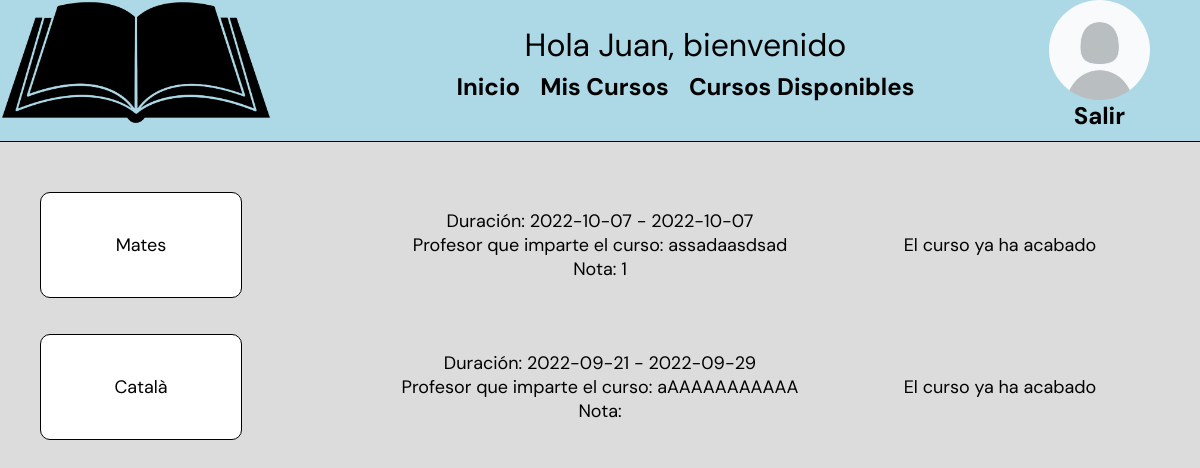
The app's page /MisCursos.php (signed in), older data.
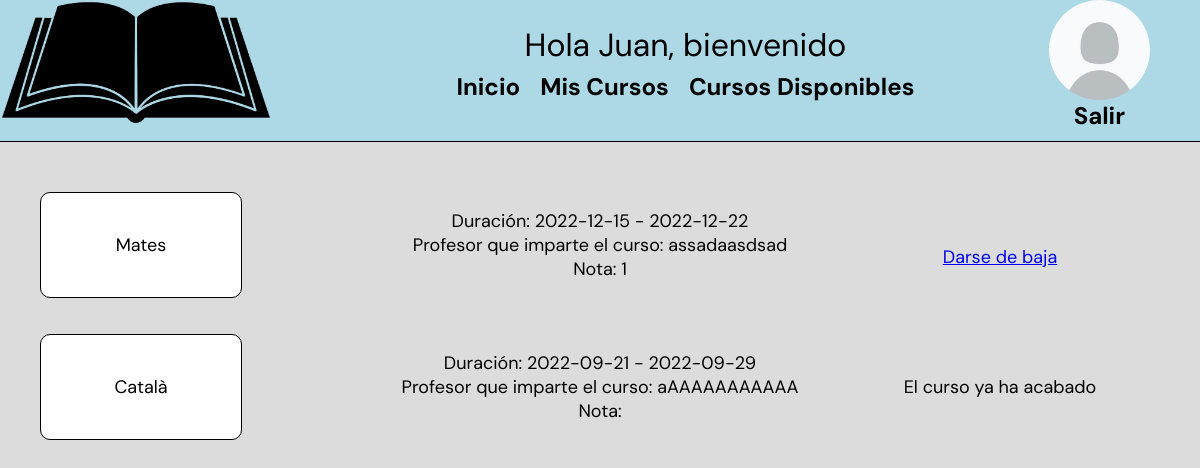
The same page, newer data.
### tables this page shows
CREATE TABLE `matriculas` (
  `Codi` int(11) NOT NULL,
  `Email_Alumnos` varchar(50) NOT NULL,
  `Nota` int(2) DEFAULT NULL
);

CREATE TABLE `cursos` (
  `Codi` int(11) NOT NULL,
  `Nom` text NOT NULL,
  `Descripcion` text NOT NULL,
  `Hores` int(11) NOT NULL,
  `Data_inici` date NOT NULL,
  `Data_final` date NOT NULL,
  `Dni_Profesores` varchar(9) DEFAULT NULL,
  `activo` int(11) NOT NULL DEFAULT 1
);

### MisCursos.php (the view, shortened to what the changed rows need)
<!DOCTYPE html>
<html lang="en">
    <head>
        <link href="MisCursos.css" rel="stylesheet" type="text/css">
    </head>
    <body>
        <?php
            if(isset($_SESSION['rol'])){
                if($_SESSION['rol']=='alumno'){
                    $email= $_SESSION['email'];
                    $connection= connection();
                    ?>
                    <div>
                        <?php
                        $sql1= "SELECT cursos.*, matriculas.Nota FROM cursos INNER JOIN matriculas ON cursos.Codi=matriculas.Codi INNER JOIN Alumnos ON matriculas.Email_Alumnos=Alumnos.Email WHERE Alumnos.Email LIKE '".$_SESSION['email']."'";
                        $sql2= "SELECT profesores.Nom, cursos.Codi FROM profesores INNER JOIN cursos ON cursos.Dni_Profesores=profesores.DNI ";
                        if($result2= mysqli_query($connection, $sql2)){
                            while($row2= $result2->fetch_assoc()){
                                $llista2[]= $row2;
                            }
                        }
                        if($result1= mysqli_query($connection, $sql1)){
                            while($row1= $result1->fetch_assoc()){
                                $llista1[]= $row1;
                            }
                        }if(!isset($llista1)){
                            echo "<br>NO estás inscrito en ningún curso";
                        }else{
                            foreach($llista1 as $clave1 => $valor1){
                                $sql3= "SELECT Data_inici, Data_final FROM cursos WHERE cursos.codi = ".$valor1['Codi']."";
                                if($result3= mysqli_query($connection, $sql3)){
                                    while($row3= $result3->fetch_assoc()){
                                        $llista3[]= $row3;
                                    }
                                }
                                if($valor1['activo']==1){
                                echo "<div class='divGeneral'>";
                                    echo "<div class='name'>".$valor1['Nom']."</div>";
                                    echo "<div class='details'>";
                                        echo "Duración: ".$valor1['Data_inici']." - ".$valor1['Data_final']."<br>";
                                        foreach($llista2 as $clave2 => $valor2){
                                            if($valor1['Codi']==$valor2['Codi']){
                                                echo "Profesor que imparte el curso: ".$valor2['Nom']."<br>";
                                            }
                                        }
                                        echo "Nota: ".$valor1['Nota']."";
                                    echo "</div>";
                                    echo "<div class='link'>";
                                        if($llista3[$clave1]['Data_inici']<date("Y-m-d") && $llista3[$clave1]['Data_final']>date("Y-m-d")){
                                            $id= 'no';
                                            echo "<br><a href='Matricularse.php?id=".$id."&email=".$email."&valor=".$valor1['Codi']."'>Darse de baja</a>";
                                        }else if($llista3[$clave1]['Data_final']<date("Y-m-d")){
                                            echo "El curso ya ha acabado";
                                        }else{
                                            $id= 'no';
                                            echo "<br><a href='Matricularse.php?id=".$id."&email=".$email."&valor=".$valor1['Codi']."'>Darse de baja</a>";
                                        }
                                    echo "</div>";
                                echo "</div>";
                                    }
                            }
                        }
                        ?>
                    </div>
                    <?php
                }
            }
        ?>
    </body>
</html>

Row changes from the older to the newer data that the page shows:
changed through a linked row, matriculas "Mates": Codi.Data_inici "2022-10-07" → "2022-12-15"; Codi.Data_final "2022-10-07" → "2022-12-22"; text "El curso ya ha acabado" → "Darse de baja"
changed cursos "assadaasdsad": Data_final "2022-10-07" → "2022-12-22" (drawn)
